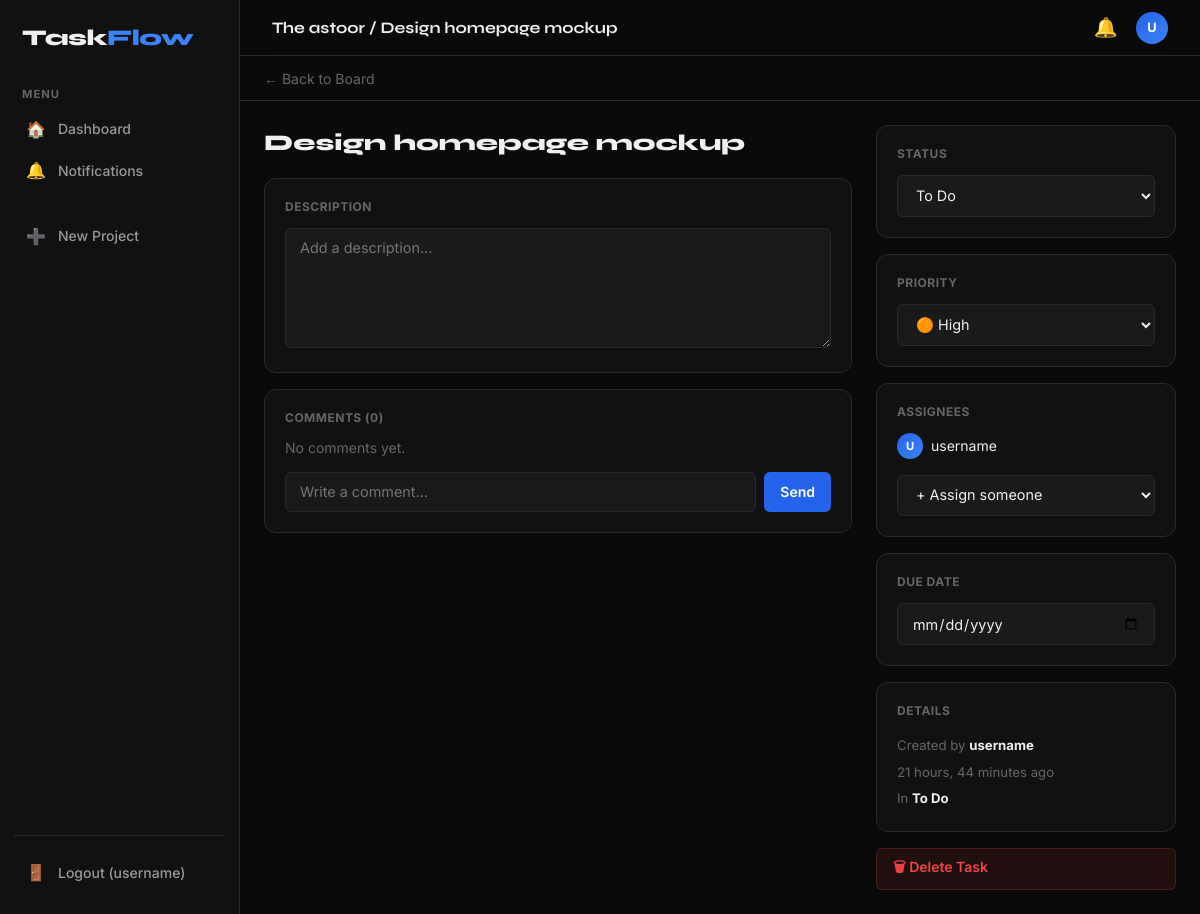
The page /task/5/ (signed in) on the database its author committed.
### projects/models.py (models this page shows, shortened)
class Project(models.Model):
    name = models.CharField(max_length=200)
    description = models.TextField(blank=True)
    owner = models.ForeignKey(User, on_delete=models.CASCADE, related_name='owned_projects')
    members = models.ManyToManyField(User, related_name='projects', blank=True)
    color = models.CharField(max_length=7, default='#7c3aed')
    created_at = models.DateTimeField(auto_now_add=True)
    updated_at = models.DateTimeField(auto_now=True)

class Task(models.Model):
    PRIORITY_CHOICES = [
        ('low', 'Low'),
        ('medium', 'Medium'),
        ('high', 'High'),
        ('urgent', 'Urgent'),
    ]
    column = models.ForeignKey(Column, on_delete=models.CASCADE, related_name='tasks')
    title = models.CharField(max_length=200)
    description = models.TextField(blank=True)
    assignees = models.ManyToManyField(User, related_name='assigned_tasks', blank=True)
    created_by = models.ForeignKey(User, on_delete=models.CASCADE, related_name='created_tasks')
    priority = models.CharField(max_length=10, choices=PRIORITY_CHOICES, default='medium')
    due_date = models.DateField(null=True, blank=True)
    order = models.PositiveIntegerField(default=0)
    created_at = models.DateTimeField(auto_now_add=True)
    updated_at = models.DateTimeField(auto_now=True)
    class Meta:
        ordering = ['order', 'created_at']
    def time_ago(self):
        return timesince(self.created_at) + ' ago'

class Column(models.Model):
    project = models.ForeignKey(Project, on_delete=models.CASCADE, related_name='columns')
    name = models.CharField(max_length=100)
    order = models.PositiveIntegerField(default=0)
    color = models.CharField(max_length=7, default='#2a2a2a')
    class Meta:
        ordering = ['order']

### projects/views.py (the view)
# urls.py: path('task/<int:task_id>/', views.task_detail, name='task_detail'),
@login_required
def task_detail(request, task_id):
    task = get_object_or_404(Task, id=task_id)
    project = task.column.project
    if request.user != project.owner and request.user not in project.members.all():
        return redirect('dashboard')
    comments = task.comments.select_related('author')
    members = list(project.members.all()) + [project.owner]
    return render(request, 'projects/task_detail.html', {
        'task': task, 'project': project,
        'comments': comments, 'members': members,
    })

### templates/projects/task_detail.html (shortened to what this page needs)
{% extends 'projects/base.html' %}
{% block topbar_title %}{{ project.name }} / {{ task.title|truncatechars:30 }}{% endblock %}
{% block content %}
<div style="padding:.75rem 1.5rem;border-bottom:1px solid var(--border)">
  <a href="/board/{{ project.id }}/" style="color:var(--text-muted);font-size:.875rem">← Back to Board</a>
</div>
<div class="task-detail-layout">
  <div class="task-detail-main">
    <input class="task-title-input" value="{{ task.title }}" id="task-title"
      onblur="saveTaskField({{ task.id }}, 'title', this.value)">
    <div class="detail-card" style="margin-bottom:1rem">
      <div class="detail-card-title">Description</div>
      <textarea class="form-control" id="task-desc" style="min-height:120px"
        onblur="saveTaskField({{ task.id }}, 'description', this.value)"
        placeholder="Add a description...">{{ task.description }}</textarea>
    </div>
    <div class="detail-card">
      <div class="detail-card-title">Comments ({{ comments.count }})</div>
      <div id="comment-list">
        {% for comment in comments %}
        <div class="notif-item" style="margin-bottom:.75rem">
          <div class="avatar">{{ comment.author.username.0|upper }}</div>
          <div class="notif-content">
            <div style="font-weight:700;font-size:.85rem;margin-bottom:.2rem">
              @{{ comment.author.username }}
              <span style="font-weight:400;color:var(--text-muted);margin-left:.5rem">{{ comment.time_ago }}</span>
            </div>
            <div class="notif-message">{{ comment.content }}</div>
          </div>
        </div>
        {% empty %}
        <p style="color:var(--text-muted);font-size:.875rem;margin-bottom:1rem">No comments yet.</p>
        {% endfor %}
      </div>
      <div style="display:flex;gap:.5rem;margin-top:1rem">
        <input type="text" class="form-control" id="comment-input" placeholder="Write a comment..."
          onkeydown="if(event.key==='Enter')submitComment({{ task.id }})">
        <button class="btn btn-primary" onclick="submitComment({{ task.id }})">Send</button>
      </div>
    </div>
  </div>
  <div class="task-detail-sidebar">
    <div class="detail-card">
      <div class="detail-card-title">Status</div>
      <select class="form-control" onchange="saveTaskField({{ task.id }}, 'column_id', this.value)">
        {% for col in project.columns.all %}
        <option value="{{ col.id }}" {% if col == task.column %}selected{% endif %}>{{ col.name }}</option>
        {% endfor %}
      </select>
    </div>
    <div class="detail-card">
      <div class="detail-card-title">Priority</div>
      <select class="form-control" onchange="saveTaskField({{ task.id }}, 'priority', this.value)">
        <option value="high" {% if task.priority == 'high' %}selected{% endif %}>🟠 High</option>
      </select>
    </div>
    <div class="detail-card">
      <div class="detail-card-title">Assignees</div>
      {% for a in task.assignees.all %}
      <div style="display:flex;align-items:center;gap:.5rem;margin-bottom:.5rem">
        <div class="avatar avatar-sm">{{ a.username.0|upper }}</div>
        <span style="font-size:.875rem">{{ a.username }}</span>
      </div>
      {% empty %}
      <p style="font-size:.825rem;color:var(--text-muted);margin-bottom:.75rem">No assignees</p>
      {% endfor %}
      <select class="form-control" style="margin-top:.5rem" onchange="saveTaskField({{ task.id }}, 'assignee_id', this.value);this.value=''">
        <option value="">+ Assign someone</option>
      </select>
    </div>
    <div class="detail-card">
      <div class="detail-card-title">Due Date</div>
      <input type="date" class="form-control" value="{{ task.due_date|default:'' }}"
        onchange="saveTaskField({{ task.id }}, 'due_date', this.value)">
    </div>
    <div class="detail-card">
      <div class="detail-card-title">Details</div>
      <div style="font-size:.825rem;color:var(--text-muted);line-height:2">
        <div>Created by <strong style="color:var(--text)">{{ task.created_by.username }}</strong></div>
        <div>{{ task.time_ago }}</div>
        <div>In <strong style="color:var(--text)">{{ task.column.name }}</strong></div>
      </div>
    </div>
    <button class="btn btn-danger" style="width:100%" onclick="deleteTask({{ task.id }});setTimeout(()=>window.location='/board/{{ project.id }}/',500)">
      🗑 Delete Task
    </button>
  </div>
</div>
{% endblock %}

### templates/projects/base.html (shortened to what this page needs)
<!DOCTYPE html>
<html lang="en">
<head>
  {% load static %}
  <link rel="stylesheet" href="{% static 'css/style.css' %}">
</head>
<body data-authenticated="{% if user.is_authenticated %}true{% else %}false{% endif %}">
{% if user.is_authenticated %}
<div class="app-shell">
  <aside class="sidebar">
    <div class="logo">Task<span>Flow</span></div>
    <div class="nav-section">
      <div class="nav-label">Menu</div>
      <a href="/" class="nav-item {% block nav_dash %}{% endblock %}">
        <span class="icon">🏠</span> Dashboard
      </a>
      <a href="/notifications/" class="nav-item {% block nav_notifs %}{% endblock %}">
        <span class="icon">🔔</span> Notifications
      </a>
    </div>
    <div class="nav-section">
      <a href="/project/create/" class="nav-item">
        <span class="icon">➕</span> New Project
      </a>
    </div>
    <div class="sidebar-bottom">
      <a href="/logout/" class="nav-item">
        <span class="icon">🚪</span> Logout ({{ user.username }})
      </a>
    </div>
  </aside>
  <div class="main-content">
    <header class="topbar">
      <div class="topbar-title">{% block topbar_title %}TaskFlow{% endblock %}</div>
      <div class="topbar-actions">
        <a href="/notifications/">
          <button class="notif-btn">
            🔔
          </button>
        </a>
        <div class="avatar">{{ user.username.0|upper }}</div>
      </div>
    </header>
    {% block content %}{% endblock %}
  </div>
</div>
{% else %}
  {% block auth_content %}{% endblock %}
{% endif %}
{% load static %}
</body>
</html>

### static/css/style.css (style rules this page uses)
:root { --bg: #0a0a0a; --surface: #111; --surface2: #1a1a1a; --surface3: #222; --border: #2a2a2a; --accent: #2563eb; --accent2: #3b82f6; --accent-glow: rgba(37,99,235,0.2); --text: #f0f0f0; --text-muted: #666; --text-dim: #999; --success: #10b981; --warning: #f59e0b; --danger: #ef4444; --radius: 12px; --radius-sm: 8px; --radius-xs: 6px; --priority-low: #10b981; --priority-medium: #f59e0b; --priority-high: #f97316; --priority-urgent: #ef4444; }
*, *::before, *::after { box-sizing: border-box; margin: 0; padding: 0; }
body { font-family: 'Inter', sans-serif; background: var(--bg); color: var(--text); min-height: 100vh; }
a { color: inherit; text-decoration: none; }
.app-shell { display: flex; min-height: 100vh; }
.sidebar { width: 240px; background: var(--surface); border-right: 1px solid var(--border); display: flex; flex-direction: column; padding: 1.25rem 0.875rem; position: fixed; top: 0; left: 0; bottom: 0; z-index: 50; overflow-y: auto; }
.logo { font-family: 'Syne', sans-serif; font-size: 1.4rem; font-weight: 800; padding: 0.25rem 0.5rem; margin-bottom: 2rem; letter-spacing: -0.5px; }
.logo span { color: var(--accent2); }
.nav-section { margin-bottom: 1.5rem; }
.nav-label { font-size: 0.7rem; font-weight: 700; text-transform: uppercase; letter-spacing: 1px; color: var(--text-muted); padding: 0 0.5rem; margin-bottom: 0.5rem; }
.nav-item { display: flex; align-items: center; gap: 0.75rem; padding: 0.6rem 0.75rem; border-radius: var(--radius-xs); font-size: 0.875rem; font-weight: 500; color: var(--text-dim); transition: all 0.15s; cursor: pointer; margin-bottom: 0.15rem; }
.nav-item .icon { width: 1.25rem; text-align: center; font-size: 1rem; flex-shrink: 0; }
.sidebar-bottom { margin-top: auto; border-top: 1px solid var(--border); padding-top: 1rem; }
.main-content { margin-left: 240px; flex: 1; min-height: 100vh; display: flex; flex-direction: column; }
.topbar { background: rgba(10,10,10,0.9); backdrop-filter: blur(12px); border-bottom: 1px solid var(--border); padding: 0 2rem; height: 56px; display: flex; align-items: center; justify-content: space-between; position: sticky; top: 0; z-index: 40; }
.topbar-title { font-family: 'Syne', sans-serif; font-weight: 700; font-size: 1rem; }
.topbar-actions { display: flex; align-items: center; gap: 0.75rem; }
.notif-btn { position: relative; background: none; border: none; color: var(--text-dim); font-size: 1.2rem; cursor: pointer; padding: 0.4rem; border-radius: 50%; transition: background 0.15s; }
.btn { display: inline-flex; align-items: center; gap: 0.4rem; padding: 0.5rem 1rem; border-radius: var(--radius-xs); font-size: 0.875rem; font-weight: 600; border: none; cursor: pointer; font-family: inherit; transition: all 0.15s; }
.btn-primary { background: var(--accent); color: #fff; }
.btn-danger { background: rgba(239,68,68,0.1); color: var(--danger); border: 1px solid rgba(239,68,68,0.2); }
.form-control { width: 100%; background: var(--surface2); border: 1px solid var(--border); border-radius: var(--radius-xs); color: var(--text); padding: 0.65rem 0.875rem; font-family: inherit; font-size: 0.9rem; outline: none; transition: border-color 0.15s; }
textarea.form-control { resize: vertical; min-height: 80px; }
select.form-control option { background: var(--surface2); }
.task-detail-layout { display: grid; grid-template-columns: 1fr 300px; gap: 1.5rem; padding: 1.5rem; max-width: 1000px; }
.task-detail-main { min-width: 0; }
.task-detail-sidebar { display: flex; flex-direction: column; gap: 1rem; }
.detail-card { background: var(--surface); border: 1px solid var(--border); border-radius: var(--radius); padding: 1.25rem; }
.detail-card-title { font-size: 0.75rem; font-weight: 700; text-transform: uppercase; letter-spacing: 0.5px; color: var(--text-muted); margin-bottom: 0.875rem; }
.task-title-input { font-family: 'Syne', sans-serif; font-size: 1.4rem; font-weight: 800; background: none; border: none; border-bottom: 2px solid transparent; color: var(--text); width: 100%; outline: none; padding: 0.25rem 0; margin-bottom: 1rem; transition: border-color 0.15s; }
.avatar { width: 32px; height: 32px; border-radius: 50%; background: linear-gradient(135deg, var(--accent), var(--accent2)); display: flex; align-items: center; justify-content: center; font-weight: 700; font-size: 0.8rem; color: #fff; flex-shrink: 0; }
.avatar-sm { width: 26px; height: 26px; font-size: 0.7rem; }

### rows shown on the page
Project: name "The astoor"
Task: title "Design homepage mockup", id "Add a description...", column+id "To Do", priority+id "🟠 High", created_by.username "username", time_ago "21 hours, 44 minutes ago", column.name "To Do"

### other values the page prints
{{ user.username }} "username"
{{ user.username.0|upper }} "U"
{{ comments.count }} "0"
{{ a.username.0|upper }} "U"
{{ a.username }} "username"
